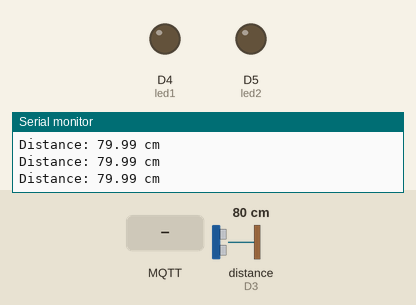
Simulated run of this sketch. Board: Arduino MKR. On the bench: output pins drawn as LEDs (lit = HIGH), the last lines printed to the serial monitor. Wiring (inferred from the names in the program): ultrasonic range finder: trigger D2; echo D3. The test bench sets the inputs (shaded band); at power-on: distance to the obstacle (sensor on D3) 80 cm. The echo pulse lasts 58.3 µs per cm; WiFi joins after 1.5 s; servers stay silent unless stated; random numbers use the default seed unless the sketch sets one; no MQTT or app messages arrive unless stated; pins used as bus, display or sensor lines are not drawn.

Above: at 2.7 s.
2.8 s: MQTT message "1" arrives on the first subscribed topic
At 3.3 s:
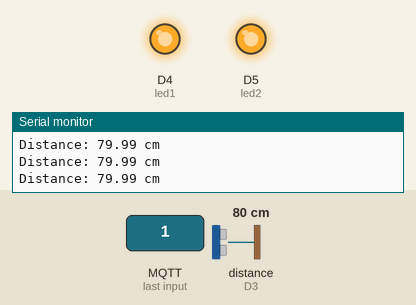
4.3 s: distance to the obstacle (sensor on D3) set to 34 cm
5.8 s: distance to the obstacle (sensor on D3) set to 27 cm
Timing chart, 0 to 8.8 s (numbered marks = the images above; inputs shaded):
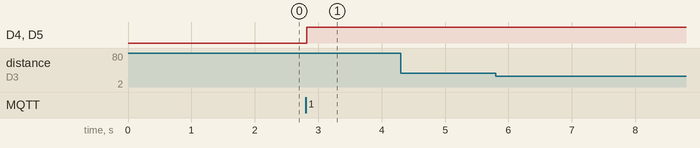

The sketch:

3.2C.ino
```cpp
#include <WiFiNINA.h>
#include <PubSubClient.h>

// WiFi Credentials
char ssid[] = "Galaxy A56 5G FF25";
char password[] = "1234567890";

// MQTT Broker
const char* mqttServer = "broker.emqx.io";
const int mqttPort = 1883;

// MQTT Topics
const char* waveTopic = "ES/Wave";
const char* patTopic = "ES/Pat";

// Pins
const int trigPin = 2;
const int echoPin = 3;
const int led1 = 4;
const int led2 = 5;

WiFiClient wifiClient;
PubSubClient mqttClient(wifiClient);

// Function Prototypes
void connectMQTT();
void callback(char* topic, byte* payload, unsigned int length);

void setup() {

  Serial.begin(9600);

  pinMode(trigPin, OUTPUT);
  pinMode(echoPin, INPUT);

  pinMode(led1, OUTPUT);
  pinMode(led2, OUTPUT);

  digitalWrite(led1, LOW);
  digitalWrite(led2, LOW);

  Serial.print("Connecting to WiFi");

  while (WiFi.begin(ssid, password) != WL_CONNECTED) {
    Serial.print(".");
    delay(2000);
  }

  Serial.println();
  Serial.println("WiFi Connected");

  mqttClient.setServer(mqttServer, mqttPort);
  mqttClient.setCallback(callback);

  connectMQTT();
}

void loop() {

  if (!mqttClient.connected()) {
    connectMQTT();
  }

  mqttClient.loop();

  long duration;
  float distance;

  digitalWrite(trigPin, LOW);
  delayMicroseconds(2);

  digitalWrite(trigPin, HIGH);
  delayMicroseconds(10);

  digitalWrite(trigPin, LOW);

  duration = pulseIn(echoPin, HIGH);

  distance = duration * 0.0343 / 2;

  Serial.print("Distance: ");
  Serial.print(distance);
  Serial.println(" cm");

  // Wave Detection
  if (distance >= 15 && distance <= 30) {

    Serial.println("Wave Detected");

    mqttClient.publish(waveTopic, "Pravesh");

    delay(2000);
  }

  // Pat Detection
  else if (distance > 0 && distance < 10) {

    Serial.println("Pat Detected");

    mqttClient.publish(patTopic, "Pravesh");

    delay(2000);
  }

  delay(100);
}

// MQTT Connection
void connectMQTT() {

  while (!mqttClient.connected()) {

    Serial.println("Connecting to MQTT...");

    String clientID = "NanoClient-";
    clientID += String(random(1000, 9999));

    if (mqttClient.connect(clientID.c_str())) {

      Serial.println("MQTT Connected");

      mqttClient.subscribe(waveTopic);
      mqttClient.subscribe(patTopic);

      Serial.println("Subscribed to ES/Wave");
      Serial.println("Subscribed to ES/Pat");

    } else {

      Serial.print("MQTT Failed. State: ");
      Serial.println(mqttClient.state());

      delay(3000);
    }
  }
}

// MQTT Callback
void callback(char* topic, byte* payload, unsigned int length) {

  String receivedMessage = "";

  for (unsigned int i = 0; i < length; i++) {
    receivedMessage += (char)payload[i];
  }

  Serial.print("Message received: ");
  Serial.println(receivedMessage);

  if (String(topic) == waveTopic) {

    Serial.println("Turning LEDs ON");

    digitalWrite(led1, HIGH);
    digitalWrite(led2, HIGH);
  }

  else if (String(topic) == patTopic) {

    Serial.println("Turning LEDs OFF");

    digitalWrite(led1, LOW);
    digitalWrite(led2, LOW);
  }
}
```

Measured:
- after the input at 2.8 s, D4 (led1), D5 (led2): LOW → HIGH at once
